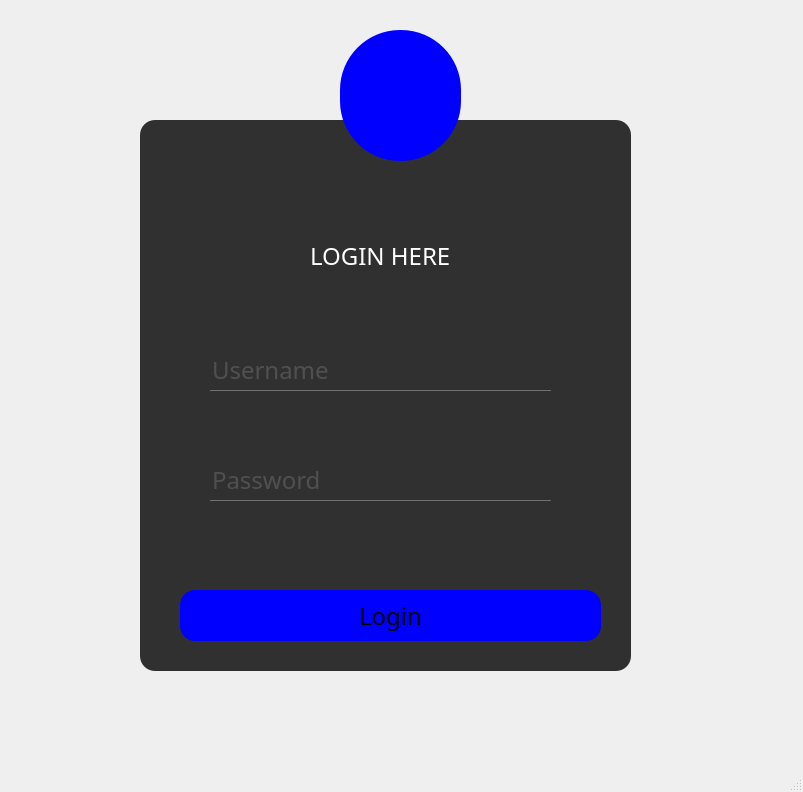
<?xml version="1.0" encoding="UTF-8"?>
<ui version="4.0">
 <class>LoginDialog</class>
 <widget class="QMainWindow" name="LoginDialog">
  <property name="geometry">
   <rect>
    <x>0</x>
    <y>0</y>
    <width>803</width>
    <height>792</height>
   </rect>
  </property>
  <property name="windowTitle">
   <string>MainWindow</string>
  </property>
  <property name="styleSheet">
   <string notr="true">*{
	background-image: url(:/opk/medicine-capsules-global-health-with-geometric-pattern-digital-remix.jpg);
     font-family:century gothic;
     font-size:24px;
}
QFrame{
background:rgba(0,0,0,0.8);
border-radius:15px;
}
#Form{
background:url(:/new/prefix1/plolp.jpg);
}

QPushButton
{
background:blue;
border-radius:60px;
}
QToolButton
{
background:blue;
border-radius:60px;
}
QLabel{
color:white;
background:transparent;
}
QPushButton
{
background:blue;
border-radius:15px;
}
QPushButton:hover{
color:#333;
border-radius:15px;
background:#49abff;
}
QLineEdit{
background:transparent;
border:none;
color:#717072;
border-bottom:1px solid #717072;
}</string>
  </property>
  <widget class="QWidget" name="centralwidget">
   <widget class="QFrame" name="frame">
    <property name="geometry">
     <rect>
      <x>140</x>
      <y>120</y>
      <width>491</width>
      <height>551</height>
     </rect>
    </property>
    <property name="frameShape">
     <enum>QFrame::StyledPanel</enum>
    </property>
    <property name="frameShadow">
     <enum>QFrame::Raised</enum>
    </property>
    <widget class="QLabel" name="label">
     <property name="geometry">
      <rect>
       <x>170</x>
       <y>90</y>
       <width>251</width>
       <height>91</height>
      </rect>
     </property>
     <property name="styleSheet">
      <string notr="true"/>
     </property>
     <property name="text">
      <string>LOGIN HERE</string>
     </property>
    </widget>
    <widget class="QPushButton" name="pushButtonlogin">
     <property name="geometry">
      <rect>
       <x>40</x>
       <y>470</y>
       <width>421</width>
       <height>51</height>
      </rect>
     </property>
     <property name="text">
      <string>Login</string>
     </property>
    </widget>
    <widget class="QLineEdit" name="lineEditusername">
     <property name="geometry">
      <rect>
       <x>70</x>
       <y>230</y>
       <width>341</width>
       <height>41</height>
      </rect>
     </property>
     <property name="text">
      <string/>
     </property>
     <property name="placeholderText">
      <string>Username</string>
     </property>
    </widget>
    <widget class="QLineEdit" name="lineEditpassworrd">
     <property name="geometry">
      <rect>
       <x>70</x>
       <y>340</y>
       <width>341</width>
       <height>41</height>
      </rect>
     </property>
     <property name="text">
      <string/>
     </property>
     <property name="echoMode">
      <enum>QLineEdit::Password</enum>
     </property>
     <property name="placeholderText">
      <string>Password</string>
     </property>
    </widget>
   </widget>
   <widget class="QToolButton" name="toolButton">
    <property name="geometry">
     <rect>
      <x>340</x>
      <y>30</y>
      <width>121</width>
      <height>131</height>
     </rect>
    </property>
    <property name="styleSheet">
     <string notr="true">border-image: url(:/new/prefix1/user_1077114.png);</string>
    </property>
    <property name="text">
     <string/>
    </property>
   </widget>
  </widget>
  <widget class="QStatusBar" name="statusbar"/>
 </widget>
 <resources/>
 <connections/>
</ui>
